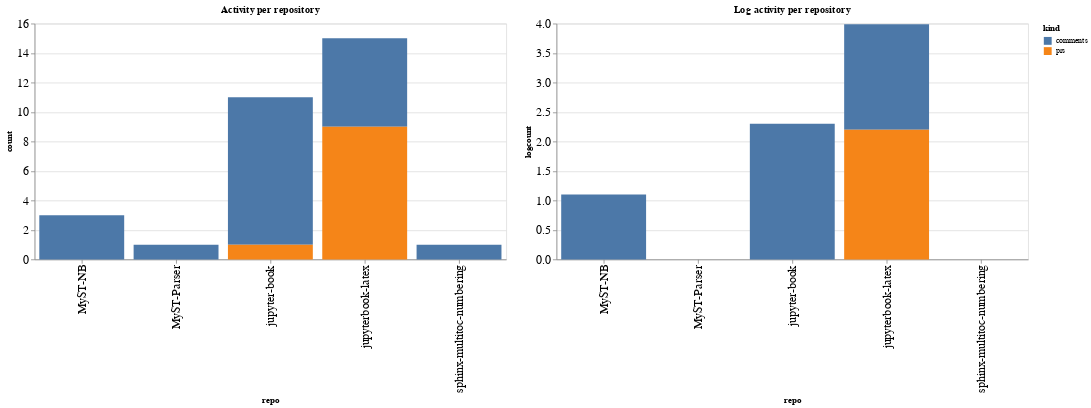

The code cell stored with this chart in its notebook:
### Code cell
ch1 = alt.Chart(repo_summaries, width=600, title="Activity per repository").mark_bar().encode(
    x='repo',
    y='count',
    color='kind',
    tooltip="kind"
)

ch2 = alt.Chart(repo_summaries, width=600, title="Log activity per repository").mark_bar().encode(
    x='repo',
    y='logcount',
    color='kind',
    tooltip="kind"
)

ch1 | ch2

### Figure 1 — Vega-Lite specification as saved in the notebook (floating-point values rounded to 4 significant figures)
{"config": {"axisLeft": {"labelFontSize": 15}, "axisBottom": {"labelFontSize": 15}}, "hconcat": [{"mark": "bar", "encoding": {"color": {"type": "nominal", "field": "kind"}, "tooltip": {"type": "nominal", "field": "kind"}, "x": {"type": "nominal", "field": "repo"}, "y": {"type": "quantitative", "field": "count"}}, "title": "Activity per repository", "width": 600}, {"mark": "bar", "encoding": {"color": {"type": "nominal", "field": "kind"}, "tooltip": {"type": "nominal", "field": "kind"}, "x": {"type": "nominal", "field": "repo"}, "y": {"type": "quantitative", "field": "logcount"}}, "title": "Log activity per repository", "width": 600}], "data": {"name": "data-174ca5ac45b4c1949a9b3ebad24bc7d9"}, "$schema": "https://vega.github.io/schema/vega-lite/v4.8.1.json", "datasets": {"data-174ca5ac45b4c1949a9b3ebad24bc7d9": [{"repo": "MyST-NB", "kind": "comments", "count": 3, "logcount": 1.099}, {"repo": "MyST-Parser", "kind": "comments", "count": 1, "logcount": 0.0}, {"repo": "jupyter-book", "kind": "comments", "count": 10, "logcount": 2.303}, {"repo": "jupyter-book", "kind": "prs", "count": 1, "logcount": 0.0}, {"repo": "jupyterbook-latex", "kind": "comments", "count": 6, "logcount": 1.792}, {"repo": "jupyterbook-latex", "kind": "prs", "count": 9, "logcount": 2.197}, {"repo": "sphinx-multitoc-numbering", "kind": "comments", "count": 1, "logcount": 0.0}]}}
